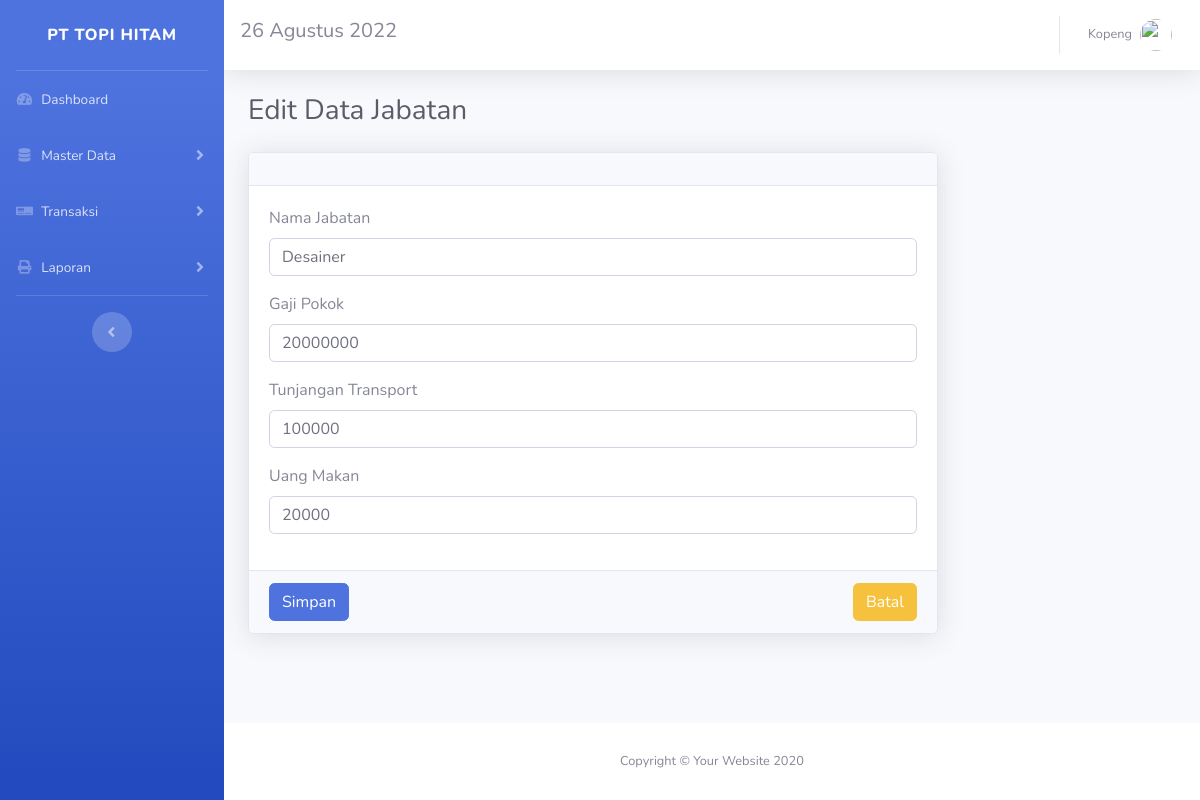
The app's page /dashboard/jabatan/edit/14 (signed in) with its own data.
### tables this page shows
CREATE TABLE `jabatan` (
  `id_jabatan` int(10) UNSIGNED NOT NULL,
  `user_id` int(10) UNSIGNED NOT NULL,
  `nama_jabatan` varchar(120) NOT NULL DEFAULT '',
  `gaji_pokok` varchar(50) NOT NULL DEFAULT '',
  `transport` varchar(50) NOT NULL DEFAULT '',
  `uang_makan` varchar(50) NOT NULL DEFAULT ''
);

### application/controllers/dashboard/JabatanController.php (called while the page is built, shortened)
<?php
class JabatanController extends DashboardMainController
{
    public function edit($id)
    {
        $data = $this->jabatan->show($id);
        $this->template('dashboard/jabatan/edit', 'Edit Data Jabatan', $data);
    }
}

### application/models/jabatan.model.php (called while the page is built, shortened)
<?php
class JabatanModel extends Model
{
    public function __construct()
    {
        $this->_table = "jabatan";
    }
    public function show($id)
    {
        $query = $this->selectWhere(array('id_jabatan' => $id));
        $data = $this->getResult($query);
        return $data;
    }
}

### library/model.class.php (called while the page is built, shortened)
<?php
class Model
{
    protected $_dbhandle;
    protected $_table;
    public function connect()
    {
        $this->_dbhandle = mysqli_connect(DB_HOST, DB_USER, DB_PASSWORD, DB_NAME);
    }
    public function query($query)
    {
        return mysqli_query($this->_dbhandle, $query);
    }
    public function selectWhere($condition = array(), $orderBy = '', $order = 'ASC', $limit = '')
    {
        $query = "SELECT*FROM " . $this->_table;
        if (is_array($condition)) {
            $query .= " WHERE";
            foreach ($condition as $key => $value) {
                $query .= " $key='$value' AND";
            }
            $query = substr($query, 0, -3);
        }
        return $this->query($query);
    }
}

### application/views/dashboard/jabatan/edit.view.php (the view, shortened to what this page needs)
<div class="row">
    <div class="col-lg-9">
        <?php
        $data = $data[0];
        ?>
        <div class="card shadow mb-4">
            <form action="<?= BASE_PATH ?>/dashboard/jabatan/update" method="post">
                <div class="card-header py-3"></div>
                <div class="card-body">
                    <div class="form-group">
                        <label for="nama_jabatan">Nama Jabatan</label>
                        <input type="text" id="nama_jabatan" class="form-control" required name="nama_jabatan" value="<?= $data['nama_jabatan'] ?>">
                    </div>
                    <div class="form-group">
                        <label for="gaji_pokok">Gaji Pokok</label>
                        <input type="number" id="gaji_pokok" class="form-control" required name="gaji_pokok" value="<?= $data['gaji_pokok'] ?>">
                    </div>
                    <div class="form-group">
                        <label for="transport">Tunjangan Transport</label>
                        <input type="number" id="transport" class="form-control" required name="transport" value="<?= $data['transport'] ?>">
                    </div>
                    <div class="form-group">
                        <label for="uang_makan">Uang Makan</label>
                        <input type="number" id="uang_makan" class="form-control" required name="uang_makan" value="<?= $data['uang_makan'] ?>">
                    </div>
                </div>
                <div class="card-footer">
                    <a class="float-right btn btn-warning" href="<?= BASE_PATH ?>/dashboard/jabatan">Batal</a>
                    <button class="btn btn-primary" type="submit">Simpan</button>
                </div>
            </form>
        </div>
    </div>
</div>

### records on screen
jabatan: nama_jabatan "Desainer", gaji_pokok "20000000", transport "100000", uang_makan "20000"

### other values on screen
$_SESSION['user']['nama_perusahaan'] "PT TOPI HITAM"
$title "Dashboard"
$title "Master Data Transaksi Laporan"
$_SESSION['user']['nama'] "Kopeng"
$breadcrumb "Edit Data Jabatan"
